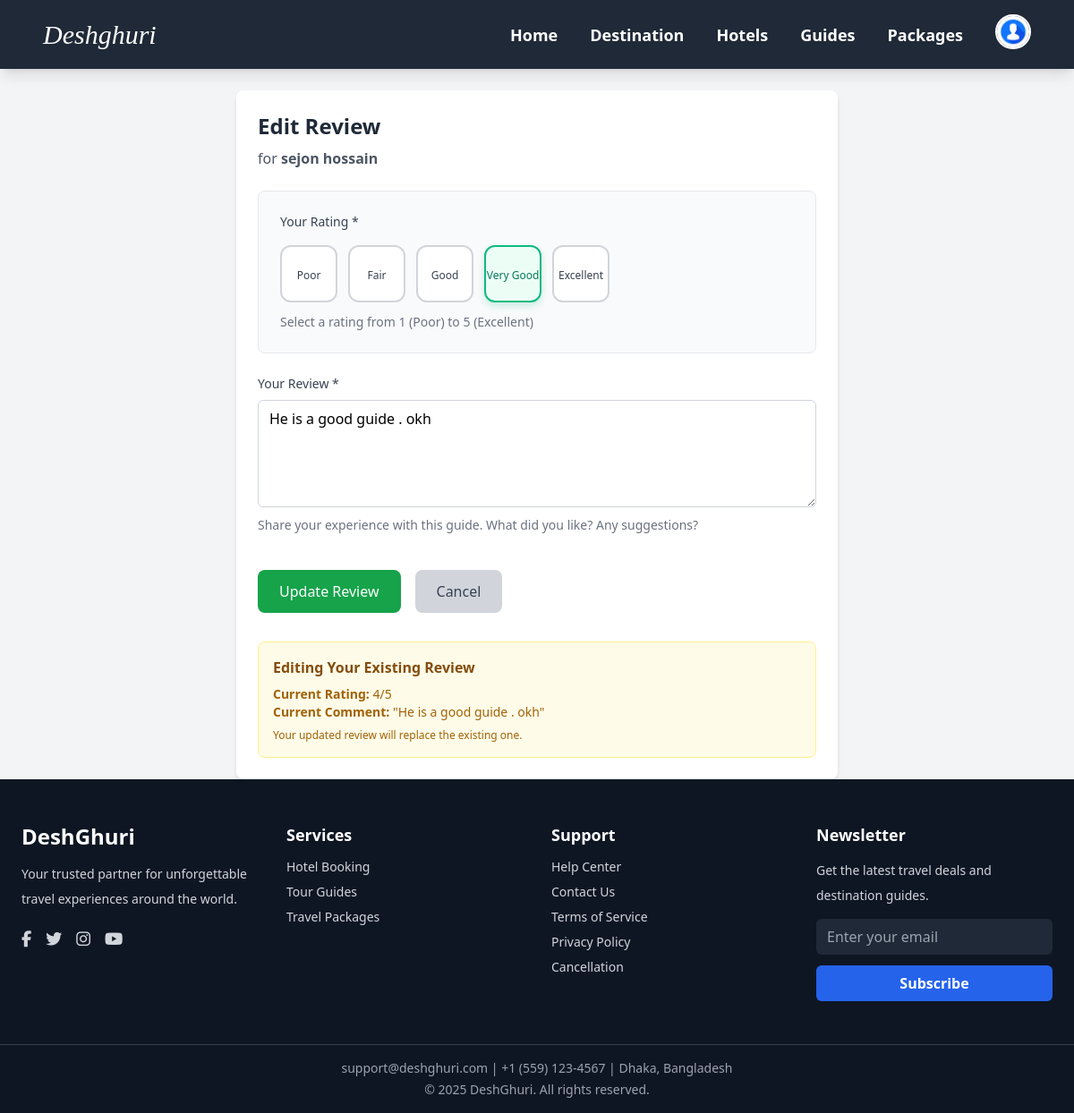
The app's page /guides/reviews/4/edit/ (signed in) with its own data.
### guides/models.py (models this page shows, shortened)
class GuideProfile(models.Model):
    user = models.OneToOneField(settings.AUTH_USER_MODEL, on_delete=models.CASCADE)
    phone = models.CharField(max_length=30, blank=True)
    bio = models.TextField(blank=True)
    experience_years = models.PositiveIntegerField(default=0)
    avatar = models.ImageField(upload_to='guides/avatars/', blank=True)
    is_verified = models.BooleanField(default=False)
    average_rating = models.DecimalField(max_digits=3, decimal_places=2, default=0.0)
    languages = models.CharField(max_length=200, blank=True)
    address = models.TextField(blank=True)
    is_completed = models.BooleanField(default=False)

class Review(models.Model):
    guide = models.ForeignKey(settings.AUTH_USER_MODEL, on_delete=models.CASCADE, related_name="reviews_received")
    tourist = models.ForeignKey(settings.AUTH_USER_MODEL, on_delete=models.CASCADE, related_name="reviews_given")
    rating = models.PositiveIntegerField(choices=[(1, '1'), (2, '2'), (3, '3'), (4, '4'), (5, '5')])
    comment = models.TextField()
    created_at = models.DateTimeField(auto_now_add=True)
    class Meta:
        unique_together = ['guide', 'tourist']  # Prevent multiple reviews from same tourist

### accounts/models.py (models this page shows, shortened)
class User(AbstractUser):
    username = models.CharField(
        max_length=150,
        unique=True,
        help_text="Required. 150 characters or fewer."
    )
    ROLE_CHOICES = (
        ('tourist', 'Tourist'),
        ('guide', 'Guide'),
        ('hotel_manager', 'Hotel Manager'),
    )
    role = models.CharField(max_length=20, choices=ROLE_CHOICES)
    agree_terms = models.BooleanField(default=False)

### accounts/utils.py (the view)
        def wrapper(request, *args, **kwargs):
            if request.user.is_authenticated and request.user.role in allowed_roles:
                return view_func(request, *args, **kwargs)
            else:
                raise PermissionDenied

### guides/forms.py
class ReviewForm(forms.ModelForm):
    RATING_CHOICES = [
        (1, '1 - Poor'),
        (2, '2 - Fair'),
        (3, '3 - Good'),
        (4, '4 - Very Good'),
        (5, '5 - Excellent'),
    ]
    rating = forms.ChoiceField(
        choices=RATING_CHOICES,
        widget=forms.RadioSelect(attrs={'class': 'rating-radio'}),
        label='Your Rating'
    )
    class Meta:
        model = Review
        fields = ['rating', 'comment']
        widgets = {
            'comment': forms.Textarea(attrs={
                'class': 'w-full px-3 py-2 border border-gray-300 rounded-md focus:outline-none focus:ring-2 focus:ring-blue-500',
                'rows': 4,
                'placeholder': 'Share your experience with this guide... What did you like? Any suggestions?'
            }),
        }
        labels = {
            'comment': 'Your Review'
        }
    def __init__(self, *args, **kwargs):
        super().__init__(*args, **kwargs)
        self.fields['rating'].required = True
        self.fields['comment'].required = True

### accounts/context_processors.py (called while the page is built)
def user_role(request):
    user = None
    role = None
    if request.user.is_authenticated:
        user = request.user
        role = user.role  # from your custom User model field
    return {
        'logged_user': user,
        'logged_role': role,
    }

### accounts/utils.py (called while the page is built)
def role_required(allowed_roles=None):
    if allowed_roles is None:
        allowed_roles = []
    def decorator(view_func):
        def wrapper(request, *args, **kwargs):
            if request.user.is_authenticated and request.user.role in allowed_roles:
                return view_func(request, *args, **kwargs)
            else:
                raise PermissionDenied
        return wrapper
    return decorator

### template/guides/review_form.html (shortened to what this page needs)
{% extends 'base.html' %}
{% block content %}
<div class="max-w-2xl mx-auto bg-white rounded-lg shadow-md p-6">
    <div class="mb-6">
        <h1 class="text-2xl font-bold text-gray-800">{{ action }} Review</h1>
        <p class="text-gray-600 mt-2">for <span class="font-semibold">{{ guide.user.get_full_name }}</span></p>
    </div>
    <form method="post" class="space-y-6">
        <div class="bg-gray-50 p-6 rounded-lg border border-gray-200">
            <label class="block text-sm font-medium text-gray-700 mb-4">Your Rating *</label>
            <div class="flex flex-wrap gap-3 mb-3">
                {% for choice in form.rating %}
                <label class="rating-option flex flex-col items-center cursor-pointer transition-all duration-300">
                    <div class="rating-box w-16 h-16 flex flex-col items-center justify-center rounded-xl border-2 transition-all duration-300
                        {% if choice.choice_value == form.rating.value %}border-green-500 bg-green-50 text-green-700 shadow-sm{% else %}border-gray-300 bg-white text-gray-700 hover:border-green-300{% endif %}">
                        <span class="text-xs mt-1">{{ choice.choice_label|slice:"3:" }}</span>
                    </div>
                </label>
                {% endfor %}
            </div>
            <p class="text-sm text-gray-500 mt-2">Select a rating from 1 (Poor) to 5 (Excellent)</p>
        </div>
        <div>
            <label for="{{ form.comment.id_for_label }}" class="block text-sm font-medium text-gray-700 mb-2">
                Your Review *
            </label>
            {{ form.comment }}
            <p class="text-sm text-gray-500 mt-1">Share your experience with this guide. What did you like? Any suggestions?</p>
        </div>
        <div class="flex space-x-4 pt-4">
            <button type="submit" class="bg-green-600 text-white px-6 py-3 rounded-lg hover:bg-green-700 transition-colors font-medium shadow-sm">
                {% if action == 'Create' %}Submit Review{% else %}Update Review{% endif %}
            </button>
            <a href="{% url 'guide_detail' guide.id %}" class="bg-gray-300 text-gray-700 px-6 py-3 rounded-lg hover:bg-gray-400 transition-colors font-medium">
                Cancel
            </a>
        </div>
    </form>
    {% if action == 'Edit' %}
    <div class="mt-8 p-4 bg-yellow-50 border border-yellow-200 rounded-lg">
        <h3 class="font-semibold text-yellow-800 mb-2">Editing Your Existing Review</h3>
        <div class="text-sm text-yellow-700">
            <p><strong>Current Rating:</strong> {{ review.rating }}/5</p>
            <p><strong>Current Comment:</strong> "{{ review.comment|truncatewords:30 }}"</p>
            <p class="mt-2 text-xs">Your updated review will replace the existing one.</p>
        </div>
    </div>
    {% endif %}
</div>
{% endblock %}

### template/guides/review_form.html (style rules this page uses)
textarea { min-height: 120px; resize: vertical; width: 100%; padding: 12px; border: 1px solid #d1d5db; border-radius: 8px; transition: border-color 0.3s, box-shadow 0.3s; }
.rating-radio:checked + .rating-box { border-color: #10b981; background-color: #ecfdf5; color: #047857; box-shadow: 0 4px 8px rgba(16, 185, 129, 0.2); }

### records on screen
GuideProfile: user.get_full_name "sejon hossain"
Review: comment "He is a good guide . okh", rating "4"

### other values on screen
{{ action }} "Edit"
{{ choice.choice_label|slice:"3:" }} "Poor" "Fair" "Good" "Very Good" "Excellent"
